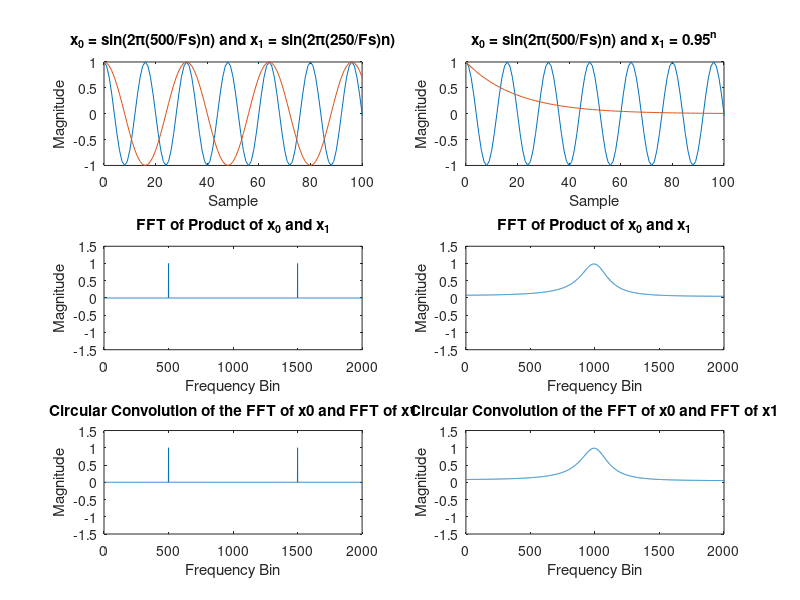

Write MATLAB code to recreate this figure.
clear 
close all

%sampling frequency
Fs = 8000;

%frequnecy of two sine waves
f0 = 500;
f1 = 250;

%two seconds worth of samples
N = 2 * Fs;
n = 0:N-1;

%storing two sin waves with freq f0 and f1 in x0 and x1

x0 = cos(2*pi*(f0/Fs)*n);
x1 = cos(2*pi*(f1/Fs)*n);
x2 = 0.95.^n;

%takking the FFT signals
x0_fft = fft(x0);
x1_fft = fft(x1);
x2_fft = fft(x2);

%finding product of signals
x_prod0 = x0 .* x1;
x_prod1 = x0 .* x2;

%taking FFT of x_product
x_prod0_FFT = fft(x_prod0, N);
x_prod0_FFT = x_prod0_FFT / max(x_prod0_FFT);

x_prod1_FFT = fft(x_prod1, N);
x_prod1_FFT = x_prod1_FFT / max(x_prod1_FFT);

%circular convolution of FFTs of signals
cconv0 = cconv(x0_fft, x1_fft, N);
cconv0 = cconv0 / max(cconv0);

cconv1 = cconv(x0_fft, x2_fft, N);
cconv1 = cconv1 / max(cconv1);

PLOTS_ROWS = 3;
PLOTS_COLS = 2;

%-------------------------plotting------------------------%
subplot(PLOTS_ROWS,PLOTS_COLS,1);
plot(n,x0);
hold on;
plot(n,x1);
hold
xlim([0 100])
title('x_0 = sin(2\pi(500/Fs)n) and x_1 = sin(2\pi(250/Fs)n)');
xlabel('Sample');
ylabel('Magnitude');

subplot(PLOTS_ROWS,PLOTS_COLS,3);
%plot(n,abs(x_sum_FFT));
plot(n,x_prod0_FFT);
xlim([0 2000])
ylim([-1.5 1.5])
title('FFT of Product of x_0 and x_1');
xlabel('Frequency Bin');
ylabel('Magnitude');

subplot(PLOTS_ROWS,PLOTS_COLS,5);
%plot(n,abs(sines_cconv));
plot(n,cconv0);
xlim([0 2000])
ylim([-1.5 1.5])
title('Circular Convolution of the FFT of x0 and FFT of x1');
xlabel('Frequency Bin');
ylabel('Magnitude');

subplot(PLOTS_ROWS,PLOTS_COLS,2);
plot(n,x0);
hold on;
plot(n,x2);
hold off;
xlim([0 100]);
title('x_0 = sin(2\pi(500/Fs)n) and x_1 = 0.95^n');
xlabel('Sample');
ylabel('Magnitude');

subplot(PLOTS_ROWS,PLOTS_COLS,4);
%plot(n,abs(x_sum_FFT));
plot(n,x_prod1_FFT);
xlim([0 2000])
ylim([-1.5 1.5]);
title('FFT of Product of x_0 and x_1');
xlabel('Frequency Bin');
ylabel('Magnitude');

subplot(PLOTS_ROWS,PLOTS_COLS,6);
%plot(n,abs(sines_cconv));
plot(n,cconv1);
xlim([0 2000]);
ylim([-1.5 1.5]);
title('Circular Convolution of the FFT of x0 and FFT of x1');
xlabel('Frequency Bin');
ylabel('Magnitude');